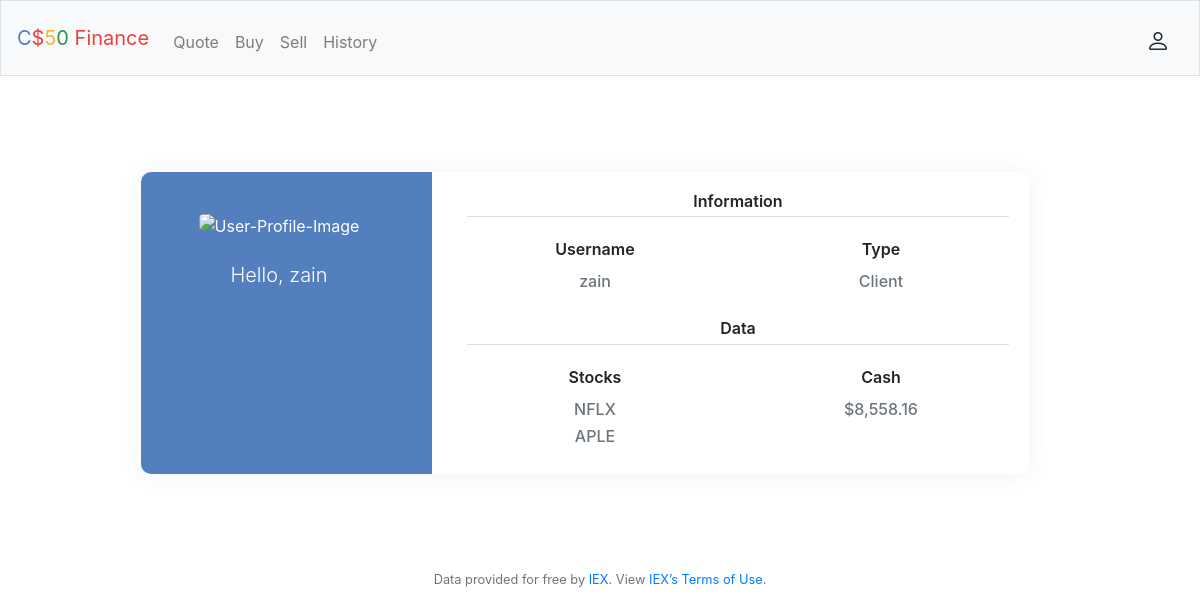
Screenshot of /profile (signed in) with the database file from the repository.
### tables this page shows
CREATE TABLE users (id INTEGER, username TEXT NOT NULL, hash TEXT NOT NULL, cash NUMERIC NOT NULL DEFAULT 10000.00, PRIMARY KEY(id));

CREATE TABLE stocks (stock_id INTEGER, stock_name TEXT NOT NULL, stock_number TEXT NOT NULL, symbol TEXT NOT NULL, id INTEGER, price INTEGER, total_price INTEGER, time TIMESTAMP not null default current_timestamp, PRIMARY KEY(stock_id), FOREIGN KEY(id) REFERENCES users(id));

### application.py (the view)
@app.route("/profile", methods=["GET"])
@login_required
def profile():
    users = db.execute('SELECT * FROM users WHERE id = ?', session['user_id'])
    stocks = db.execute('SELECT * FROM stocks WHERE id = ?', session['user_id'])
    if not stocks:
        return render_template('profile.html', users=users)
    else:
        return render_template('profile.html', users=users, stocks=stocks)

### application.py (called while the page is built)
@app.after_request
def after_request(response):
    response.headers["Cache-Control"] = "no-cache, no-store, must-revalidate"
    response.headers["Expires"] = 0
    response.headers["Pragma"] = "no-cache"
    return response

### helpers.py (called while the page is built)
def login_required(f):
    @wraps(f)
    def decorated_function(*args, **kwargs):
        if session.get("user_id") is None:
            return redirect("/login")
        return f(*args, **kwargs)
    return decorated_function

def usd(value):
    return f"${value:,.2f}"

### templates/profile.html (shortened to what this page needs)
{% extends "layout.html" %}
    {% block main %}
    <div class="page-content page-container" id="page-content">
        <div class="padding">
            <div class="row container d-flex justify-content-center">
                <div class="col-xl-12 col-md-12">
                    <div class="card user-card-full">
                        <div class="row m-l-0 m-r-0">
                            <div class="col-sm-4 bg-c-lite-green user-profile">
                                <div class="card-block text-center text-white">
                                    <div class="m-b-25"> <img src="https://img.icons8.com/bubbles/100/000000/user.png" class="img-radius" alt="User-Profile-Image"> </div>
                                    <p class='lead'>Hello, {{ users[0]['username'] }}</p>
                                </div>
                            </div>
                            <div class="col-sm-8">
                                <div class="card-block">
                                    <h6 class="m-b-20 p-b-5 b-b-default f-w-600">Information</h6>
                                    <div class="row">
                                        <div class="col-sm-6">
                                            <p class="m-b-10 f-w-600">Username</p>
                                            <h6 class="text-muted f-w-400">{{ users[0]['username'] }}</h6>
                                        </div>
                                        <div class="col-sm-6">
                                            <p class="m-b-10 f-w-600">Type</p>
                                            <h6 class="text-muted f-w-400">Client</h6>
                                        </div>
                                    </div>
                                    <h6 class="m-b-20 m-t-40 p-b-5 b-b-default f-w-600">Data</h6>
                                    <div class="row">
                                        <div class="col-sm-6">
                                            <p class="m-b-10 f-w-600">Stocks</p>
                                            {% for stock in stocks %}
                                                <h6 class="text-muted f-w-400">{{ stock.symbol }}</h6>
                                            {% endfor %}
                                        </div>
                                        <div class="col-sm-6">
                                            <p class="m-b-10 f-w-600">Cash</p>
                                            <h6 class="text-muted f-w-400">{{ users[0]['cash'] | usd }}</h6>
                                        </div>
                                    </div>
                                </div>
                            </div>
                        </div>
                    </div>
                </div>
            </div>
        </div>
    </div>
{% endblock %}

### static/styles.css (style rules this page uses)
main img { max-width: 100%; }

### static/profile.css (style rules this page uses)
.padding { padding: 3rem; }
.user-card-full { overflow: hidden; }
.card { border-radius: 10px; -webkit-box-shadow: 0 1px 20px 0 rgba(69, 90, 100, 0.08); box-shadow: 0 1px 20px 0 rgba(69, 90, 100, 0.08); border: none; }
.bg-c-lite-green { background: -webkit-gradient(linear, left top, right top, from(#f29263), to(#ee5a6f)); background: #537fbe; }
.user-profile { padding: 20px 0; }
.card-block { padding: 1.25rem; }
.m-b-25 { margin-bottom: 25px; }
.img-radius { border-radius: 5px; }
h6 { font-size: 16px; }
.card .card-block p { line-height: 25px }
.card-block { padding: 1.25rem }
.b-b-default { border-bottom: 1px solid #e0e0e0 }
.m-b-20 { margin-bottom: 20px }
.p-b-5 { padding-bottom: 5px !important }
.m-b-10 { margin-bottom: 10px }
.text-muted { color: #919aa3 }
.f-w-600 { font-weight: 600 }
.m-t-40 { margin-top: 20px }
.p-b-5 { padding-bottom: 5px }

### rows the page displays
users: username "zain", cash "$8,558.16"
stocks: symbol "NFLX"
stocks: symbol "APLE"
